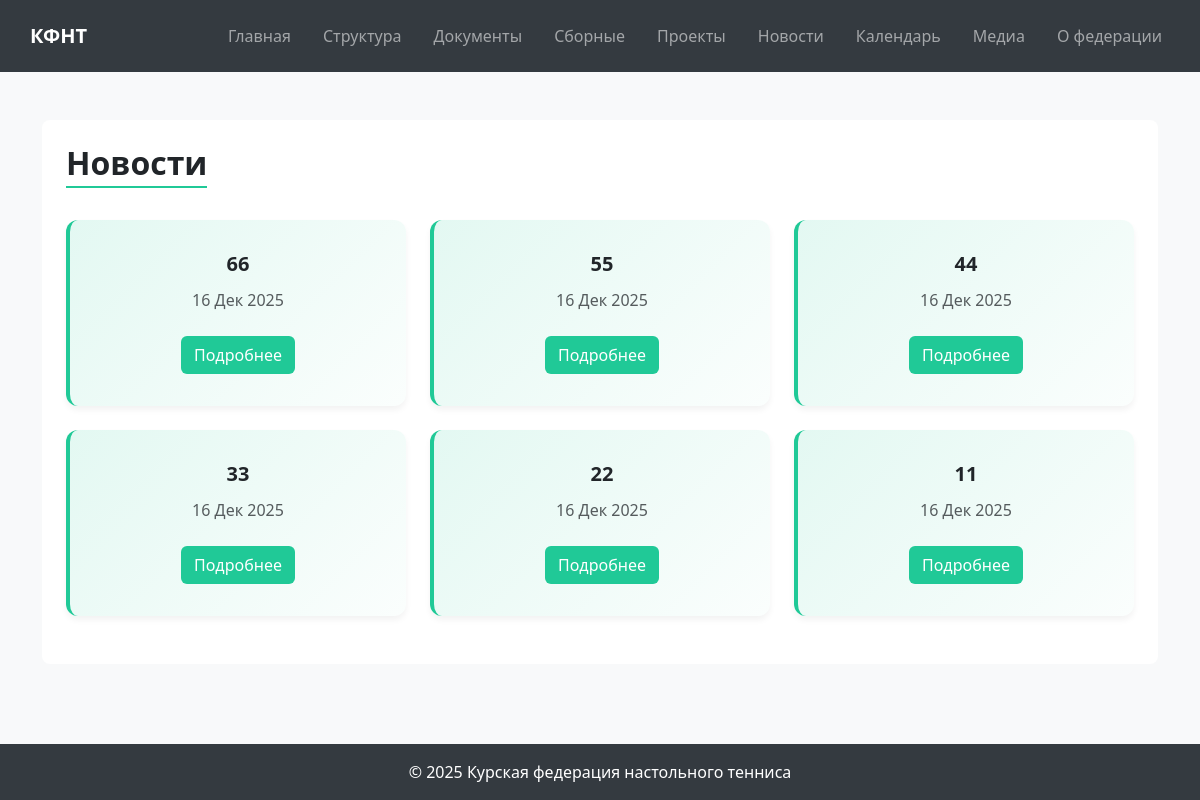
The page /news/ on the database as committed earlier.
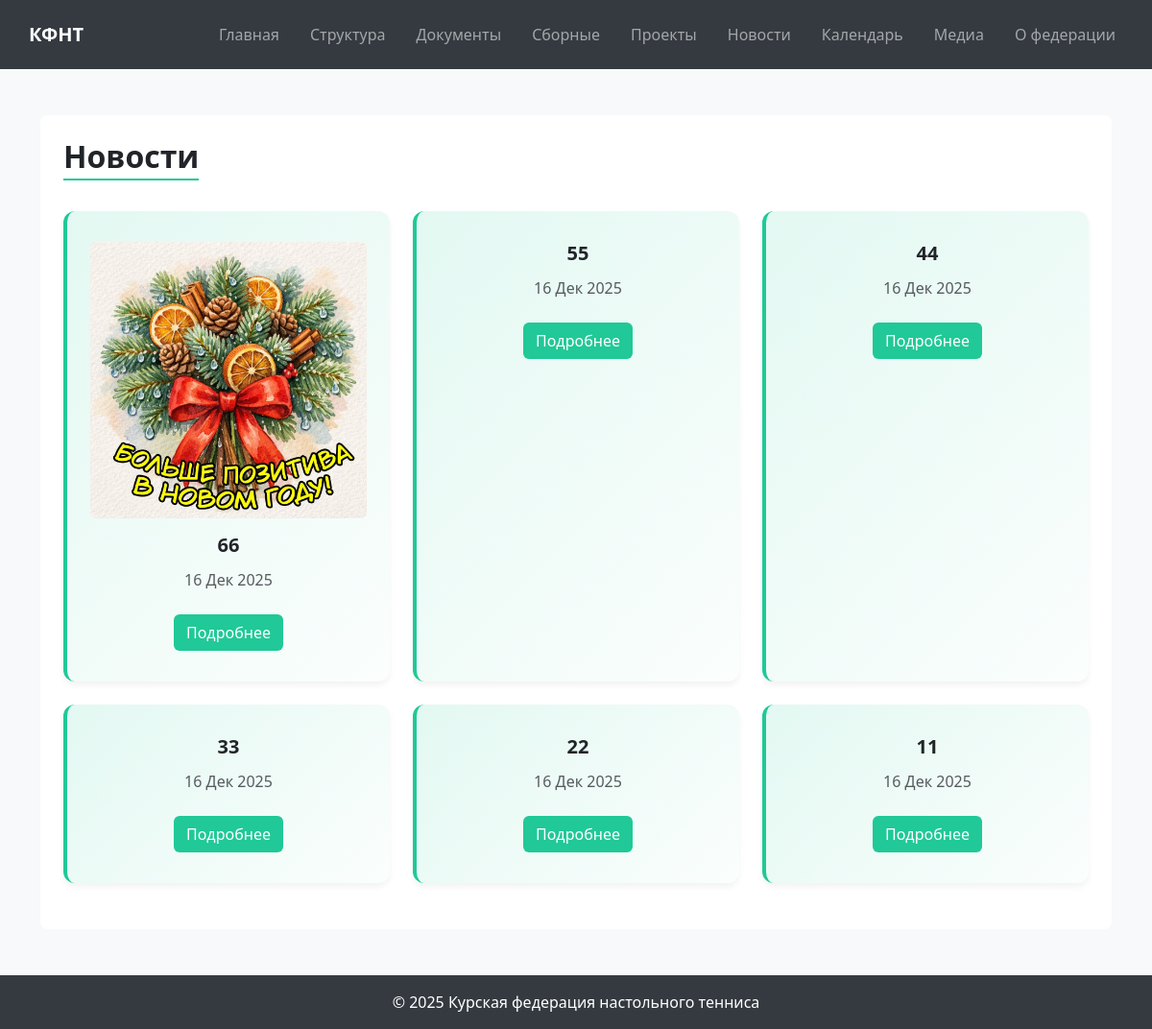
The same page on the database as committed later.
### news/models.py (models this page shows, shortened)
class News(models.Model):
    title = models.CharField(verbose_name='Заголовок', max_length=255)
    slug = models.SlugField(unique=True)
    full_description = CKEditor5Field(
    verbose_name='Полное описание',
    config_name='default'
)
    image = models.ImageField(upload_to='news/', blank=True, null=True, verbose_name='Изображение')
    created_at = models.DateTimeField(default=timezone.now, verbose_name='Дата создания')
    published = models.BooleanField(default=True, verbose_name='Опубликовано')
    class Meta:
        ordering = ['-created_at']
        verbose_name = 'Новость'
        verbose_name_plural = 'Новости'
    def get_absolute_url(self):
        return reverse('news:news_detail', kwargs={'slug': self.slug})

### news/views.py (the view)
# urls.py: path('', views.NewsListView.as_view(), name='news_list'),
class NewsListView(ListView):
    model = News
    template_name = 'news/news_list.html'
    context_object_name = 'news_list'
    paginate_by = 6  # по 6 новостей на странице
    def get_queryset(self):
        return News.objects.filter(published=True)

### templates/news/news_list.html (shortened to what this page needs)
{% extends "base.html" %}
{% block content %}
<h2 class="section-title">Новости</h2>
<div class="row g-4">
    {% for news in news_list %}
    <div class="col-md-4">
        <div class="card-section h-100">
            {% if news.image %}
            <img src="{{ news.image.url }}" class="img-fluid rounded mb-3" alt="{{ news.title }}">
            {% endif %}
            <h5>{{ news.title }}</h5>
            <p class="text-muted">{{ news.created_at|date:"d M Y" }}</p>
            <a href="{{ news.get_absolute_url }}" class="btn btn-accent mt-2">Подробнее</a>
        </div>
    </div>
    {% empty %}
    <p>Новостей пока нет.</p>
    {% endfor %}
</div>
{% endblock %}

Rows that differ between the two databases and show on the page:
changed News (number 1 of 6 on the later page): image: picture added
